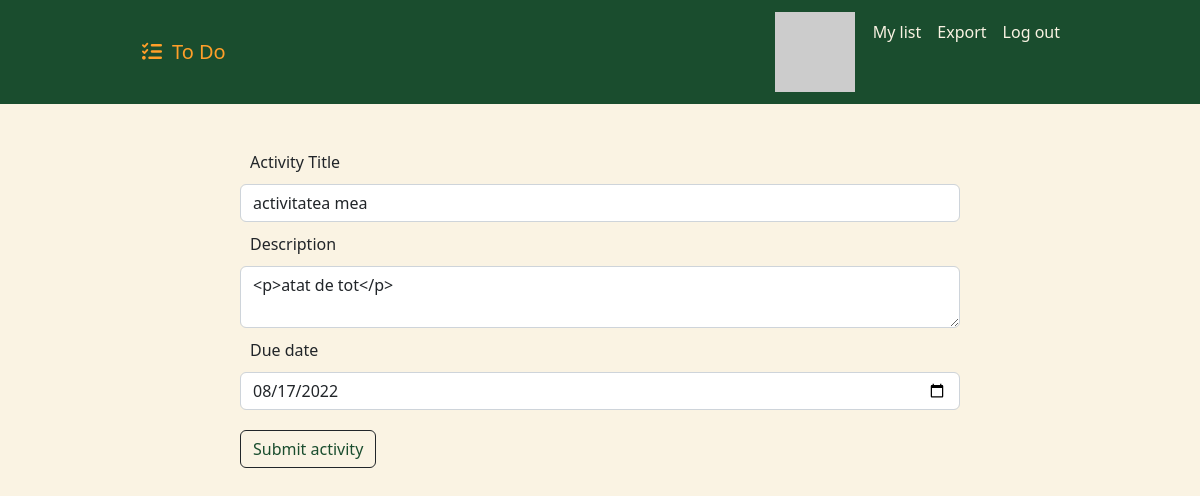
The app's page /edit/2 (signed in) with its own data.
### app.py (models this page shows)
class ToDo(db.Model):
    __tablename__ = "todos"
    id = db.Column(db.Integer, primary_key=True)
    title = db.Column(db.String(30), unique=True, nullable=False)
    description = db.Column(db.String(100), nullable=False)
    due_date = db.Column(db.String(15), nullable=False)
    author_id = db.Column(db.Integer, db.ForeignKey("users.id"))
    author = relationship("User", back_populates="tasks")

### app.py (the view, shortened to what this page needs)
@login_required
@app.route('/edit/<int:task_id>', methods=['GET', 'POST'])
def edit(task_id):
    task = ToDo.query.get(task_id)
    date = task.due_date.split('/')
    edit_form = CreateActivityForm(
        title=task.title,
        description=task.description,
        due_date=datetime(int(date[2]), int(date[1]), int(date[0]))
    )
    return render_template("add_activity.html", form=edit_form)

### forms.py
class CreateActivityForm(FlaskForm):
    title = StringField("Activity Title", validators=[DataRequired()])
    description = CKEditorField("Description", validators=[DataRequired()])
    due_date = DateField("Due date", validators=[DataRequired()])
    submit = SubmitField("Submit activity")

### app.py (called while the page is built)
@login_manager.user_loader
def load_user(user_id):
    return User.query.get(user_id)

### templates/add_activity.html (shortened to what this page needs)
{% extends 'base.html' %}
{% import "bootstrap/wtf.html" as wtf %}
{% block contents %}
    <div class="container-editor">
    {{ wtf.quick_form(form, novalidate=True, button_map={"submit": "outline-dark"})}}
    </div>
{% endblock %}

### static/css/styles.css (style rules this page uses)
body { background-color: #FAF3E3; }
.btn-outline-dark { color: #1A4D2E; }
.container-editor { padding: 3% 20% }
.control-label { padding: 10px; }
#submit { margin-top: 20px }

### records on screen
ToDo: title "activitatea mea", description "<p>atat de tot</p>", due_date "08/17/2022"
